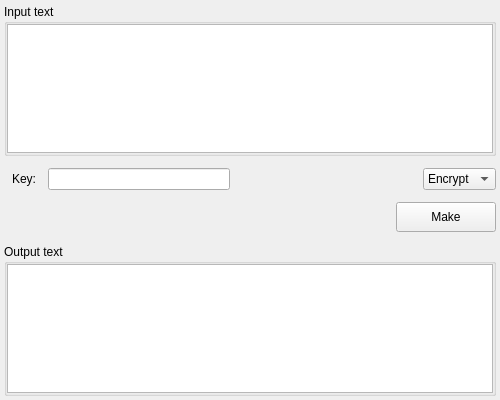
<?xml version="1.0" encoding="UTF-8"?>
<ui version="4.0">
 <class>richelieu</class>
 <widget class="QWidget" name="richelieu">
  <property name="geometry">
   <rect>
    <x>0</x>
    <y>0</y>
    <width>500</width>
    <height>400</height>
   </rect>
  </property>
  <property name="windowTitle">
   <string>Form</string>
  </property>
  <layout class="QVBoxLayout" name="verticalLayout">
   <property name="spacing">
    <number>12</number>
   </property>
   <property name="leftMargin">
    <number>4</number>
   </property>
   <property name="topMargin">
    <number>4</number>
   </property>
   <property name="rightMargin">
    <number>4</number>
   </property>
   <property name="bottomMargin">
    <number>4</number>
   </property>
   <item>
    <widget class="QGroupBox" name="group_box_input">
     <property name="title">
      <string>Input text</string>
     </property>
     <layout class="QVBoxLayout" name="verticalLayout_17">
      <property name="spacing">
       <number>0</number>
      </property>
      <property name="leftMargin">
       <number>0</number>
      </property>
      <property name="topMargin">
       <number>0</number>
      </property>
      <property name="rightMargin">
       <number>0</number>
      </property>
      <property name="bottomMargin">
       <number>0</number>
      </property>
      <item>
       <widget class="QTextEdit" name="text_edit_input"/>
      </item>
     </layout>
    </widget>
   </item>
   <item>
    <layout class="QHBoxLayout" name="horizontal_layout_3">
     <property name="spacing">
      <number>12</number>
     </property>
     <property name="leftMargin">
      <number>8</number>
     </property>
     <item>
      <widget class="QLabel" name="label_key">
       <property name="sizePolicy">
        <sizepolicy hsizetype="Fixed" vsizetype="Fixed">
         <horstretch>0</horstretch>
         <verstretch>0</verstretch>
        </sizepolicy>
       </property>
       <property name="text">
        <string>Key:</string>
       </property>
      </widget>
     </item>
     <item>
      <widget class="QLineEdit" name="line_edit_key">
       <property name="clearButtonEnabled">
        <bool>false</bool>
       </property>
      </widget>
     </item>
     <item>
      <spacer name="horizontal_spacer_3">
       <property name="orientation">
        <enum>Qt::Horizontal</enum>
       </property>
       <property name="sizeHint" stdset="0">
        <size>
         <width>40</width>
         <height>20</height>
        </size>
       </property>
      </spacer>
     </item>
     <item>
      <widget class="QComboBox" name="combo_box_mode">
       <property name="sizePolicy">
        <sizepolicy hsizetype="Fixed" vsizetype="Fixed">
         <horstretch>0</horstretch>
         <verstretch>0</verstretch>
        </sizepolicy>
       </property>
       <item>
        <property name="text">
         <string>Encrypt</string>
        </property>
       </item>
       <item>
        <property name="text">
         <string>Decrypt</string>
        </property>
       </item>
      </widget>
     </item>
    </layout>
   </item>
   <item>
    <layout class="QHBoxLayout" name="horizontal_layout_2">
     <property name="spacing">
      <number>12</number>
     </property>
     <property name="leftMargin">
      <number>8</number>
     </property>
     <property name="topMargin">
      <number>0</number>
     </property>
     <item>
      <spacer name="horizontal_spacer_2">
       <property name="orientation">
        <enum>Qt::Horizontal</enum>
       </property>
       <property name="sizeHint" stdset="0">
        <size>
         <width>40</width>
         <height>20</height>
        </size>
       </property>
      </spacer>
     </item>
     <item>
      <widget class="QPushButton" name="button_make">
       <property name="sizePolicy">
        <sizepolicy hsizetype="Fixed" vsizetype="Fixed">
         <horstretch>0</horstretch>
         <verstretch>0</verstretch>
        </sizepolicy>
       </property>
       <property name="minimumSize">
        <size>
         <width>100</width>
         <height>30</height>
        </size>
       </property>
       <property name="text">
        <string>Make</string>
       </property>
      </widget>
     </item>
    </layout>
   </item>
   <item>
    <widget class="QGroupBox" name="group_box_output">
     <property name="title">
      <string>Output text</string>
     </property>
     <layout class="QVBoxLayout" name="verticalLayout_18">
      <property name="spacing">
       <number>0</number>
      </property>
      <property name="leftMargin">
       <number>0</number>
      </property>
      <property name="topMargin">
       <number>0</number>
      </property>
      <property name="rightMargin">
       <number>0</number>
      </property>
      <property name="bottomMargin">
       <number>0</number>
      </property>
      <item>
       <widget class="QTextEdit" name="text_edit_output">
        <property name="sizePolicy">
         <sizepolicy hsizetype="Expanding" vsizetype="Expanding">
          <horstretch>0</horstretch>
          <verstretch>0</verstretch>
         </sizepolicy>
        </property>
        <property name="readOnly">
         <bool>true</bool>
        </property>
       </widget>
      </item>
     </layout>
    </widget>
   </item>
  </layout>
 </widget>
 <resources/>
 <connections/>
</ui>
